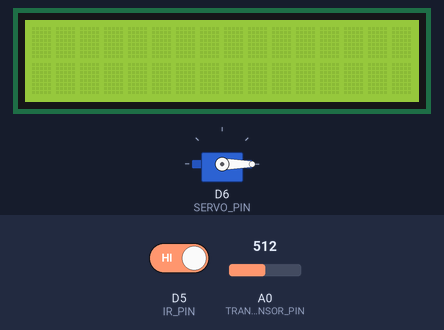
Simulated run of this sketch. Board: ESP8266 (NodeMCU). Shown: 16×2 character LCD, servo. The test bench sets the inputs (shaded band); at power-on: D5 (IR_PIN) HIGH, A0 (TRANSPARENT_SENSOR_PIN) = 512. WiFi joins after 1.5 s; servers stay silent unless stated; random numbers use the default seed unless the sketch sets one; the Firebase database answers and starts empty; what the sketch prints to the serial monitor is not drawn.

Above: at 5.2 s.
5.3 s: D5 (IR_PIN) driven LOW
At 7.7 s:
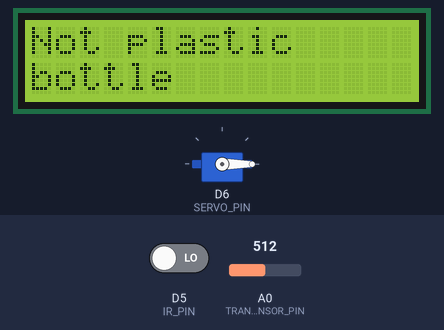
13.6 s: A0 (TRANSPARENT_SENSOR_PIN) set to 0
At 18.2 s:
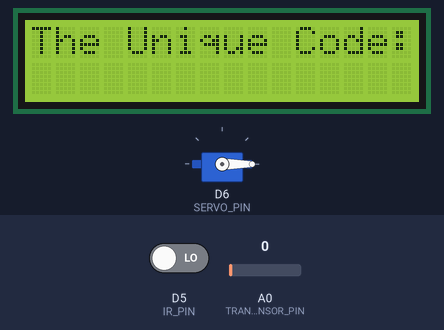
18.6 s: A0 (TRANSPARENT_SENSOR_PIN) set to 20
At 27.9 s:
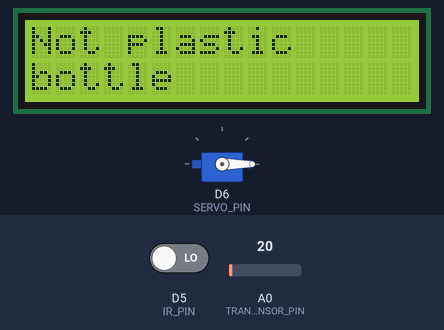
Timing chart, 0 to 29.4 s (numbered marks = the images above; inputs shaded):
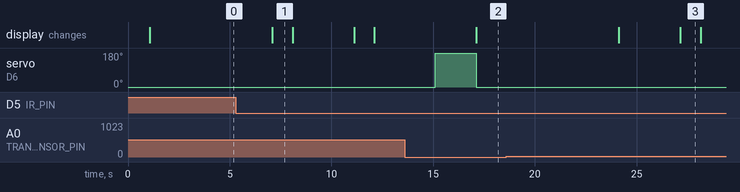

The sketch:

printtolcdiflow.ino
```cpp
#include <ESP8266WiFi.h>
#include <FirebaseESP8266.h>
#include <Wire.h>
#include <LiquidCrystal_I2C.h>
#include <Servo.h>
#define WIFI_SSID "Wifi ssid"
#define WIFI_PASSWORD "Password"
#define FIREBASE_HOST "Firebase Host address"
#define FIREBASE_AUTH "Secret auth"
#define IR_PIN D5  // Pin connected to the IR object detector
#define TRANSPARENT_SENSOR_PIN A0 // Pin connected to the transparent object sensor
#define LCD_ADDRESS 0x27  // I2C address of the LCD module
#define LCD_COLUMNS 16
#define LCD_ROWS 2
#define SERVO_PIN D6 // Pin connected to the servo motor

FirebaseData firebaseData;
LiquidCrystal_I2C lcd(LCD_ADDRESS, LCD_COLUMNS, LCD_ROWS);
Servo servoMotor; // Create a servo object
String codes[10]; // Assuming you have 10 codes

void setup() {
  Serial.begin(9600);
  delay(1000);  // Delay to let the serial console initialize

  pinMode(IR_PIN, INPUT); // Set IR pin as input

  lcd.init();  // Initialize the LCD
  lcd.backlight();  // Turn on the backlight

  servoMotor.attach(SERVO_PIN); // Attach the servo motor to the pin
  servoMotor.write(0); // Set the initial position of the servo motor to 0 degrees

  // Connect to WiFi
  WiFi.begin(WIFI_SSID, WIFI_PASSWORD);
  Serial.print("Connecting to ");
  Serial.println(WIFI_SSID);
  while (WiFi.status() != WL_CONNECTED) {
    delay(500);
    Serial.print(".");
  }
  Serial.println("\nConnected to WiFi.");

  // Connect to Firebase
  Firebase.begin(FIREBASE_HOST, FIREBASE_AUTH);
  Firebase.reconnectWiFi(true);
  Serial.println("Connected to Firebase.");

  // Read codes from Firebase
  readCodes();
}


void loop() {
 // Serial.println(analogRead(TRANSPARENT_SENSOR_PIN));
  delay(3000);
  // Check if the signal from IR object detector is low and analog value is less than 11
  if (digitalRead(IR_PIN) == LOW && analogRead(TRANSPARENT_SENSOR_PIN) < 11) {
    // Move the servo motor to 180 degrees
    servoMotor.write(180);
    delay(2000);
     servoMotor.write(0);

    // Read the random code from the array
    String randomCode = getRandomCode();
    Serial.println(randomCode);
    // Display the random code on the LCD
    lcd.clear();  // Clear the LCD display
    lcd.setCursor(0, 0);  // Set the cursor to the first row
    lcd.print("The Unique Code:");
    lcd.setCursor(0, 1);  // Set the cursor to the second row
    lcd.print(randomCode);  // Print the random code on the LCD


    delay(7000); // Wait for 7 seconds

    lcd.clear();  // Clear the LCD display
  } else if (analogRead(TRANSPARENT_SENSOR_PIN) > 11 && digitalRead(IR_PIN) == LOW) {
    // If object is not transparent, print "Not tranparent "
    lcd.clear();  // Clear the LCD display
    lcd.setCursor(0, 0);  // Set the cursor to the first row
    lcd.print("Not plastic");
    lcd.setCursor(0,1);
    lcd.print("bottle");
    delay(1000); // Wait for 1 second
    lcd.clear();
  }
}

void readCodes() {
  // Read codes from Firebase
  for (int i = 0; i < 10; i++) {
    String codePath = "codesSet/code" + String(i + 1); // Construct path to each code
    FirebaseData fbdo;                                 // Create FirebaseData object
    if (Firebase.getString(fbdo, codePath)) {         // Read code value from Firebase
      codes[i] = fbdo.to<String>();                   // Store code value into array
    } else {
      Serial.println("Error reading code " + String(i + 1));
    }
  }
}

String getRandomCode() {
  // Generate a random index
  int randomIndex = random(0, 10);
  return codes[randomIndex];
}
```

Measured:
- after the input at 5.3 s, the display: changes after 1.8 s (image 1)
- after the input at 13.6 s, servo on D6 (SERVO_PIN): 0° → 180° after 1.5 s, → 0° 2.0 s later
- what the display in image 1 shows lasts 1.0 s, from 7.1 s to 8.1 s
